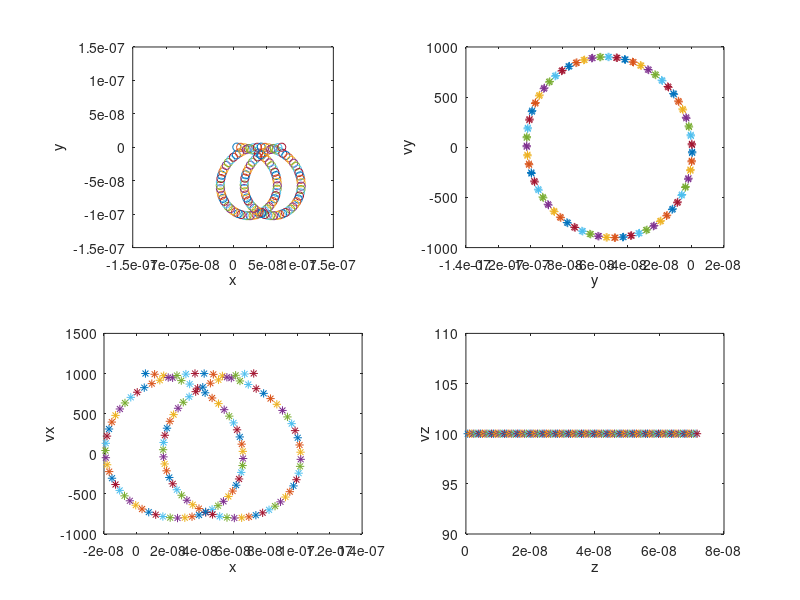

This figure's MATLAB source:
%  Script based on leapfrog.m
%  Comments added by Paul Gibbon
close all
clear all


x0=[0,0,0];  % initial coords
v0=[1e3,0,1e2];

E0=[0,10,0];  % initial fields
B0=[0,0,.1];
B1=[1e-4,0,0]*0;  % gradient B perturbation

e=1.602176e-19;
m=9.109e-31;
qom=e/m; % charge/mass ratio

wc=qom*norm(B0); % cyclotron frequency

Time=2*2*pi/wc; % total runtime
dt=.1/wc; % timestep

NT=round(Time/dt);  % # timesteps

v=v0-.5*dt*qom*(E0+cross(v0,B0)); % shift initial velocity back 1/2 step
x=x0;
for it=1:NT
  x=x+dt*v;
  E=E0;
  B=B0;
%    B=B0+B1*x(2);
%
% Boris mover: solves dv/dt = q/m*(E + vxB) to 2nd order accuracy in dt
%
  qomdt2=dt*qom/2;
  h=qomdt2*B;
  s=2*h/(1+dot(h,h));
  u=v+qomdt2*E;
  up=u+cross(u+cross(u,h),s);
  v=up+qomdt2*E;
%
% Bad Mover
%
%v=v+dt*qom*(E+cross(v,B));
%
% TODO: currently plots one point at a time, which slows down the script - need
% to store the orbit in array first, then plot curves after integration complete.
% 
  subplot(2,2,1);    
  color='r';
  x_limit=1.5e-7; % set axis limits
  y_limit=1.5e-7;
  axis([-x_limit, x_limit, -y_limit, y_limit],"square");  % create square box
  plot(x(1),x(2),'o');
  xlabel('x');
  ylabel('y');
  hold on;
  subplot(2,2,2);    
  plot(x(2),v(2),'*');
  xlabel('y');
  ylabel('vy');
  hold on;
  subplot(2,2,3);  
  plot(x(1),v(1),'*');  
  xlabel('x');
  ylabel('vx');
  hold on;
  subplot(2,2,4);    
  plot(x(3),v(3),'*');
  xlabel('z');
  ylabel('vz');
  hold on;
end   
